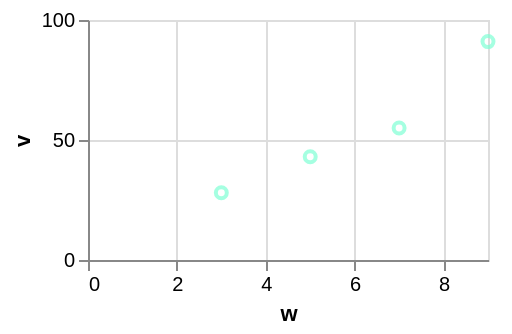

Describe this chart as a Vega-Lite specification.
### Vega-Lite specification from a JSON file in a GitHub repository (floating-point values rounded to 4 significant figures)
{"$schema": "https://vega.github.io/schema/vega-lite/v6.json", "width": 200, "height": 120, "data": {"values": [{"c": "alpha", "v": 28, "w": 3, "t": "2024-01-07"}, {"c": "beta", "v": 55, "w": 7, "t": "2024-03-19"}, {"c": "gamma", "v": 43, "w": 5, "t": "2024-06-02"}, {"c": "delta", "v": 91, "w": 9, "t": "2024-09-11"}]}, "mark": {"type": "point", "stroke": "aquamarine"}, "encoding": {"x": {"field": "w", "type": "quantitative"}, "y": {"field": "v", "type": "quantitative"}}}
